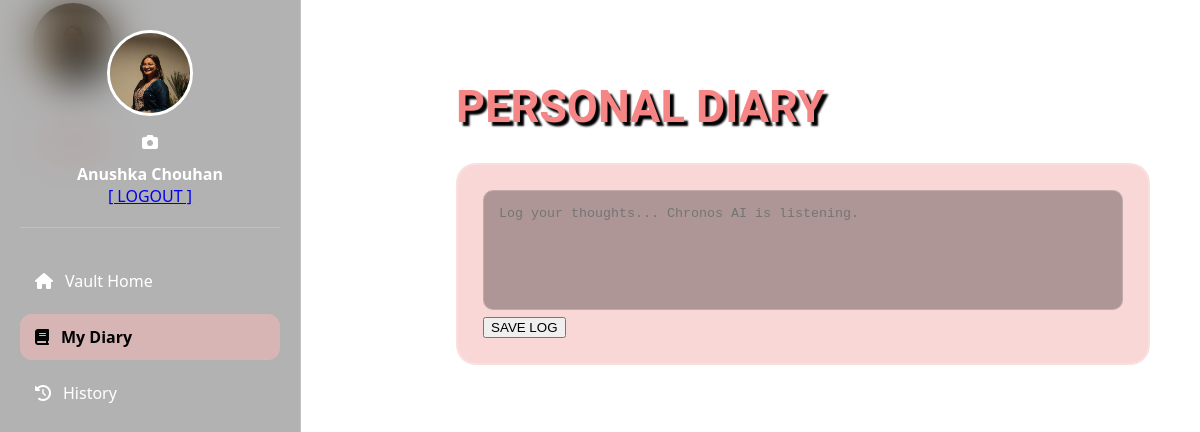
Before: /diary (signed in) with the older database file.
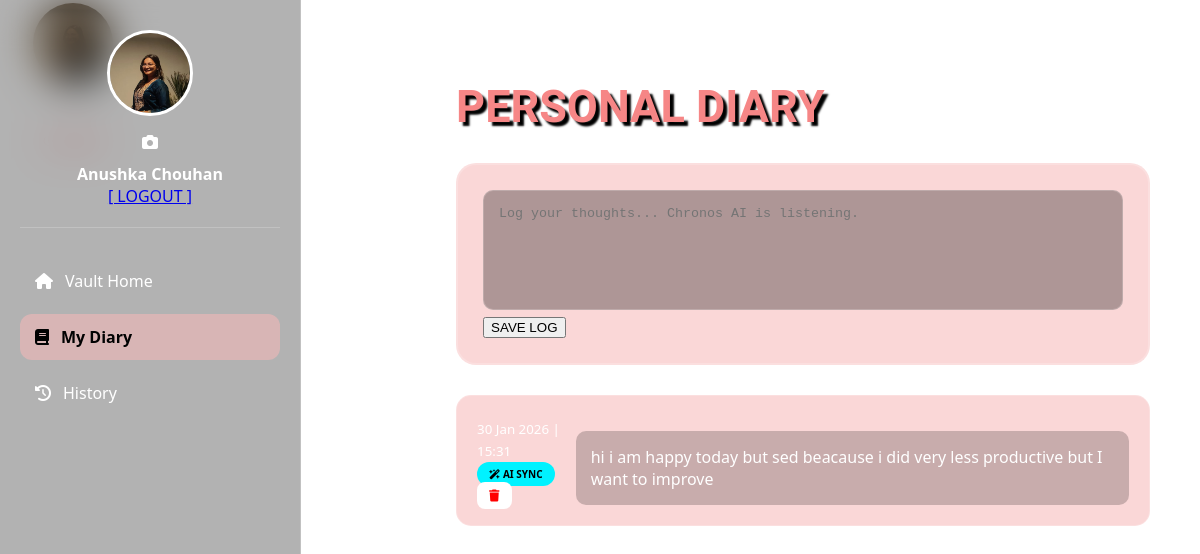
After: the same page with the newer database file.
### app.py (models this page shows)
class User(UserMixin, db.Model):
    id = db.Column(db.Integer, primary_key=True)
    username = db.Column(db.String(50), unique=True, nullable=False)
    password = db.Column(db.String(200), nullable=False)
    profile_pic = db.Column(db.String(200), nullable=True, default='default_avatar.png')
    capsules = db.relationship('Capsule', backref='owner', lazy=True)
    diary_entries = db.relationship('DiaryEntry', backref='owner', lazy=True)

class DiaryEntry(db.Model):
    id = db.Column(db.Integer, primary_key=True)
    content = db.Column(db.Text, nullable=False)
    date_posted = db.Column(db.DateTime, default=lambda: datetime.now(timezone.utc))
    user_id = db.Column(db.Integer, db.ForeignKey('user.id'), nullable=False)

### app.py (the view, shortened to what this page needs)
@app.route('/diary', methods=['GET', 'POST'])
@login_required
def diary():
    entries = DiaryEntry.query.filter_by(user_id=current_user.id).order_by(DiaryEntry.date_posted.desc()).all()
    return render_template('index.html', entries=entries, active_page='diary')

### app.py (called while the page is built)
@login_manager.user_loader
def load_user(user_id):
    return User.query.get(int(user_id))

### templates/index.html (shortened to what this page needs)
<!DOCTYPE html>
<html lang="en">
<head>
    <link rel="stylesheet" href="https://cdnjs.cloudflare.com/ajax/libs/font-awesome/6.4.2/css/all.min.css">
    <link rel="stylesheet" href="{{ url_for('static', filename='css/style.css') }}">
</head>
<body>
    <div class="profile-box mobile-only">
        <img src="{{ url_for('static', filename='profile_pics/' + current_user.profile_pic) if current_user.profile_pic else 'https://cdn-icons-png.flaticon.com/512/3135/3135715.png' }}" class="profile-img">
        <div style="font-weight: bold; margin-bottom: 5px;">{{ current_user.username }}</div>
        <a href="/logout" style="text-decoration: none; color: #ff4d4d; font-size: 11px; font-weight: bold;">
            <i class="fa-solid fa-power-off"></i> LOGOUT
        </a>
    </div>
    <div class="sidebar">
        <div class="profile-box">
            <label for="photo-input" style="cursor: pointer; position: relative; display: inline-block;">
                <img src="{{ url_for('static', filename='profile_pics/' + current_user.profile_pic) if current_user.profile_pic else 'https://cdn-icons-png.flaticon.com/512/3135/3135715.png' }}"
                     class="profile-img"
                     style="object-fit: cover;">
                <div class="camera-icon">
                    <i class="fa-solid fa-camera"></i>
                </div>
            </label>
            <div style="font-weight: bold; margin-top: 10px;">{{ current_user.username }}</div>
            <a href="/logout" class="logout-link">[ LOGOUT ]</a>
        </div>
        <nav class="nav-links">
            <a href="/" class="{{ 'active' if active_page == 'home' }}"><i class="fa-solid fa-house"></i> Vault Home</a>
            <a href="/diary" class="{{ 'active' if active_page == 'diary' }}"><i class="fa-solid fa-book"></i> My Diary</a>
            <a href="/history" class="{{ 'active' if active_page == 'history' }}"><i class="fa-solid fa-clock-rotate-left"></i> History</a>
        </nav>
    </div>
    <div class="main-content">
        <div class="main-layout">
            <div class="content-area">
                {% if active_page == 'home' %}
                    <h1>CHRONOS VAULT</h1>
                    <div class="input-card">
                        <form action="/bury" method="POST">
                            <textarea name="message" placeholder="Seal a thought for the future..." required></textarea>
                            <div class="input-row">
                                <input type="date" name="unlock_date" required>
                                <button type="submit" class="seal-btn">SEAL</button>
                            </div>
                        </form>
                    </div>
                    <h3 class="section-title">PENDING TRANSMISSIONS</h3>
                    <div class="list">
                        {% for capsule in capsules %}
                            <div class="capsule-item">
                                <div>
                                    <small class="unlock-date">Unlocks: {{ capsule.unlock_date.strftime('%d %b %Y') }}</small>
                                    <div class="encrypted-tag"><i class="fa-solid fa-lock"></i> Encrypted</div>
                                </div>
                                <a href="{{ url_for('delete', id=capsule.id) }}" class="delete-btn">Remove</a>
                            </div>
                        {% endfor %}
                    </div>
                {% elif active_page == 'diary' %}
                    <h1>PERSONAL DIARY</h1>
                    <div class="input-card">
                        <form action="/diary" method="POST">
                            <textarea name="content" placeholder="Log your thoughts... Chronos AI is listening." required style="height: 120px;"></textarea>
                            <button type="submit" class="save-btn">SAVE LOG</button>
                        </form>
                    </div>
                    {% for entry in entries %}
                        <div class="diary-entry">
                            <div class="diary-header">
                                <small>{{ entry.date_posted.strftime('%d %b %Y | %H:%M') }}</small>
                                <div class="diary-actions">
                                    <a href="{{ url_for('analyze_entry', id=entry.id) }}" class="ai-sync-btn" title="AI Analysis">
                                        <i class="fa-solid fa-wand-magic-sparkles"></i> AI SYNC
                                    </a>
                                    <a href="{{ url_for('delete_diary', id=entry.id) }}" class="delete-btn"><i class="fa-solid fa-trash"></i></a>
                                </div>
                            </div>
                            <div class="reveal-text">{{ entry.content }}</div>
                        </div>
                    {% endfor %}
                {% endif %}
            </div>
        </div>
    </div>
</body>
</html>

### static/css/style.css (style rules this page uses)
:root { --accent: #010202; --bg: #0a0b10; --glass-pink: #f6b7b78e; --border: rgba(255, 255, 255, 0.2); --sidebar-width: 260px; }
body { margin: 0; padding: 0; display: flex; min-height: 100vh; background-image: url('https://img.freepik.com/free-vector/background-abstract-colorful_23-2148462463.jpg?semt=ais_hybrid&w=740&q=80'); background-attachment: fixed; background-size: 120% 120%; background-position: center; transition: background-position 0.2s ease-out; font-family: 'Segoe UI', sans-serif; color: white; overflow-x: hidden; }
body::before { filter: blur(10px); }
.sidebar { width: var(--sidebar-width); background: rgba(0, 0, 0, 0.3); backdrop-filter: blur(20px); border-right: 1px solid var(--border); height: 100vh; position: fixed; display: flex; flex-direction: column; padding: 30px 20px; z-index: 100; }
.profile-box { text-align: center; margin-bottom: 30px; border-bottom: 1px solid var(--border); padding-bottom: 20px; }
.profile-img { width: 80px; height: 80px; border-radius: 50%; border: 3px solid white; margin-bottom: 10px; }
.nav-links a { text-decoration: none; color: #fff; padding: 12px 15px; border-radius: 12px; transition: 0.3s; display: flex; align-items: center; gap: 12px; margin-bottom: 10px; }
.nav-links a:hover, .nav-links a.active { background: var(--glass-pink); color: var(--accent); font-weight: bold; }
.main-content { flex: 1; margin-left: var(--sidebar-width); padding: 50px; }
.main-layout { display: flex; max-width: 1200px; margin: 0 auto; gap: 30px; align-items: flex-start; }
.content-area { flex: 2; min-width: 0; }
h1 { font-family: "Goldman"; font-size: 45px; color: #f68686; text-shadow: 4px 4px 2px #000; margin-bottom: 30px; }
.input-card { background: var(--glass-pink); backdrop-filter: blur(10px); border: 2px solid var(--border); border-radius: 20px; padding: 25px; margin-bottom: 30px; }
textarea { width: 100%; background: rgba(0,0,0,0.3); border: 1px solid var(--border); border-radius: 10px; color: white; padding: 15px; box-sizing: border-box; resize: none; outline: none; }
.capsule-item, .diary-entry { background: var(--glass-pink); border: 1px solid var(--border); padding: 20px; border-radius: 15px; margin-bottom: 15px; display: flex; justify-content: space-between; align-items: center; }
.reveal-text { margin-top: 15px; padding: 15px; background: rgba(0, 0, 0, 0.2); border-radius: 10px; }
.delete-btn { background: white; color: red; padding: 5px 12px; border-radius: 8px; text-decoration: none; font-size: 12px; font-weight: bold; }
.ai-sync-btn { background: #00f2ff; color: black !important; padding: 5px 12px; border-radius: 20px; font-size: 10px; font-weight: bold; text-decoration: none; transition: 0.3s; }

Changed rows visible on the page:
added DiaryEntry: date_posted "30 Jan 2026 | 15:31", content "hi i am happy today but sed beacause i did very less productive but I want to improve"
